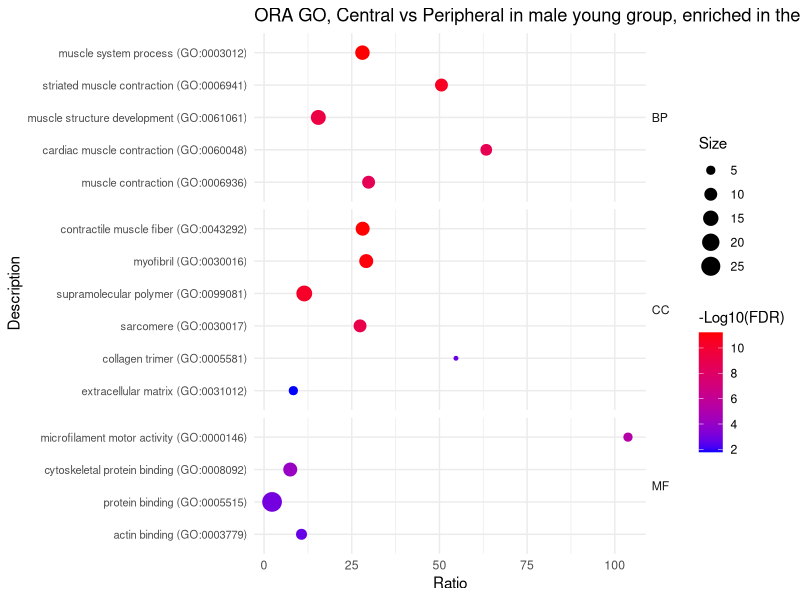
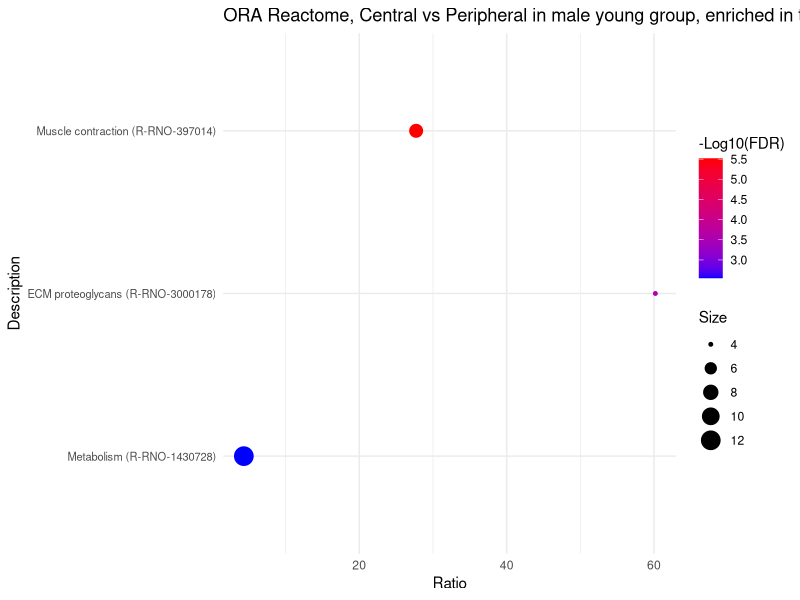
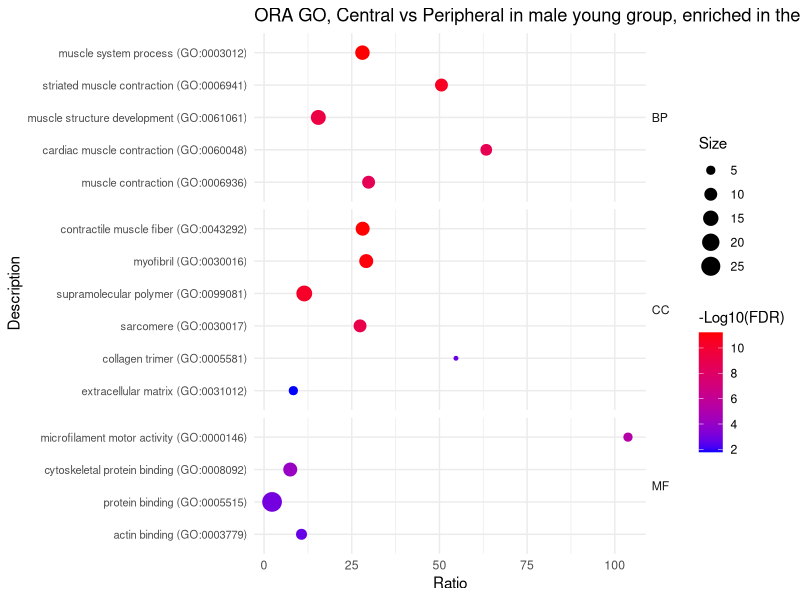
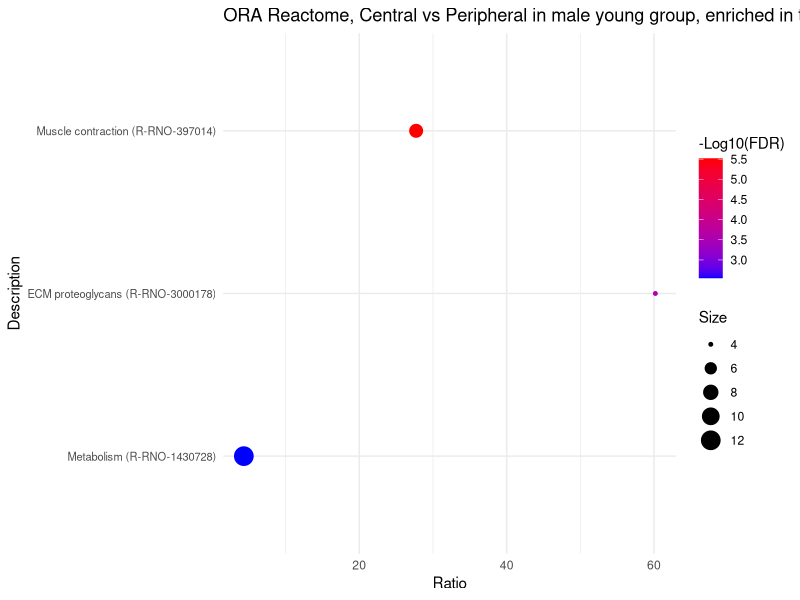

Reproduce these figures in R, in order.
# =============================================================================
# Script 7 (ORA region vs region): ORA dot plots, Central vs Peripheral,
#   male young (peripubertal) rats (multiple-factor model)
# =============================================================================
#
# Purpose:
#   Plot selected over-representation analysis (ORA) results for the proteins
#   higher in the central region than in the peripheral region within male
#   young rats. This script only draws figures; the ORA was run in PANTHER
#   (Overrepresentation Test, Fisher's exact test, FDR correction; reference
#   list: all Rattus norvegicus genes).
#
# ORA input (not stored in this folder):
#   40 UniProt IDs = Script_6 region DEPs (Central - Peripheral, male young:
#   FDR < 0.05, estimate > 0 and |log2 FC| > log2(1.5)), i.e. higher in
#   Central. They were submitted to PANTHER; the complete PANTHER output is
#   not kept here, only the selected terms below.
#
# Input (in this folder):
#   - Central_vs_Peripheral_Male_Young_ORA_selected.xlsx
#       Selected significant terms; sheets used: "GO" (BP / CC / MF terms with
#       a GO column for faceting) and "Reactome". Columns: Description,
#       REFLIST, Size, Expect, over/under, Ratio (fold enrichment), P value,
#       FDR, Log10(FDR).
#       Note: the "Log10(FDR)" column contains -log10(FDR) (positive; larger =
#       more significant); the legends are labelled "-Log10(FDR)".
#
# Outputs (written to this folder):
#   - Central vs Peripheral in male young group summary ORA.pdf
#       2 pages: GO dot plot (faceted by BP / CC / MF), Reactome dot plot.
#   - ORA plot.RData
#       Workspace with the plot objects p1, p2.
#
# Plot layout: x = Ratio (fold enrichment), y = term, point color =
#   -log10(FDR), point size = Size (input proteins in the term). Terms are
#   sorted by -log10(FDR), so the most significant one is at the top.
#
# Run in RStudio: setwd() below requires an interactive RStudio session.
# =============================================================================

# Set the working directory to this script's folder (RStudio only).
setwd(dirname(rstudioapi::getSourceEditorContext()$path))

# Load required packages.
# readxl: read_excel(); dplyr: arrange() / group_by() / mutate();
# ggplot2: dot plots.
library(readxl)
library(dplyr)
library(ggplot2)

## ORA example ----------------------------------------------------------------
# GO terms enriched in proteins higher in central than peripheral, male young (n = 40 input proteins).

up <- read_excel("Central_vs_Peripheral_Male_Young_ORA_selected.xlsx", sheet = "GO")

up <- up %>%
  group_by(GO) %>%
  arrange(`Log10(FDR)`, .by_group = TRUE) %>%
  ungroup() %>%
  mutate(Description = factor(Description, levels = unique(Description)))

# Create the plot
p1 <- ggplot(up, aes(x = Ratio, y = Description, color = `Log10(FDR)`, size = Size)) +
  geom_point() + 
  scale_colour_gradient(low = "blue", high = "red",
                        space = "Lab", na.value = "grey50", guide = "colourbar",
                        aesthetics = "colour") +
  ggtitle("ORA GO, Central vs Peripheral in male young group, enriched in the central group") +
  # Facet by GO category (BP / CC / MF) to create separate clusters
  facet_grid(GO ~ ., scales = "free_y", space = "free_y") +
  labs(colour = "-Log10(FDR)") + # Legend title (column holds -log10(FDR))
  theme_minimal() +
  theme(axis.text.y = element_text(size = 8), # Adjust text size for readability
        strip.text.y = element_text(angle = 0, hjust = 0)) # Keep facet labels horizontal

print(p1)


## reactome -------
## up in central -------

up <- read_excel("Central_vs_Peripheral_Male_Young_ORA_selected.xlsx", sheet = "Reactome")

# Sort terms by increasing -log10(FDR); ggplot draws the last factor level at
# the top, so the most significant term appears at the top of the plot.
up <- up %>%
  arrange((abs(`Log10(FDR)`))) %>%
  mutate(Description = factor(Description, levels = unique(Description)))

# Create the plot
p2 <- ggplot(up, aes(x = Ratio, y = Description, color = `Log10(FDR)`, size = Size)) +
  geom_point() +
  scale_colour_gradient(low = "blue", high = "red",
                        space = "Lab", na.value = "grey50", guide = "colourbar",
                        aesthetics = "colour") +
  ggtitle("ORA Reactome, Central vs Peripheral in male young group, enriched in the central group") +
  labs(colour = "-Log10(FDR)") + # Legend title (column holds -log10(FDR))
  theme_minimal() +
  theme(axis.text.y = element_text(size = 8)) # Adjust text size for readability

# Print the plot
print(p2)


pdf("Central vs Peripheral in male young group summary ORA.pdf", width = 11, height = 8.5)
print(p1)
print(p2)
dev.off()


# Save the current workspace (plot objects p1, p2).
save.image("ORA plot.RData")
